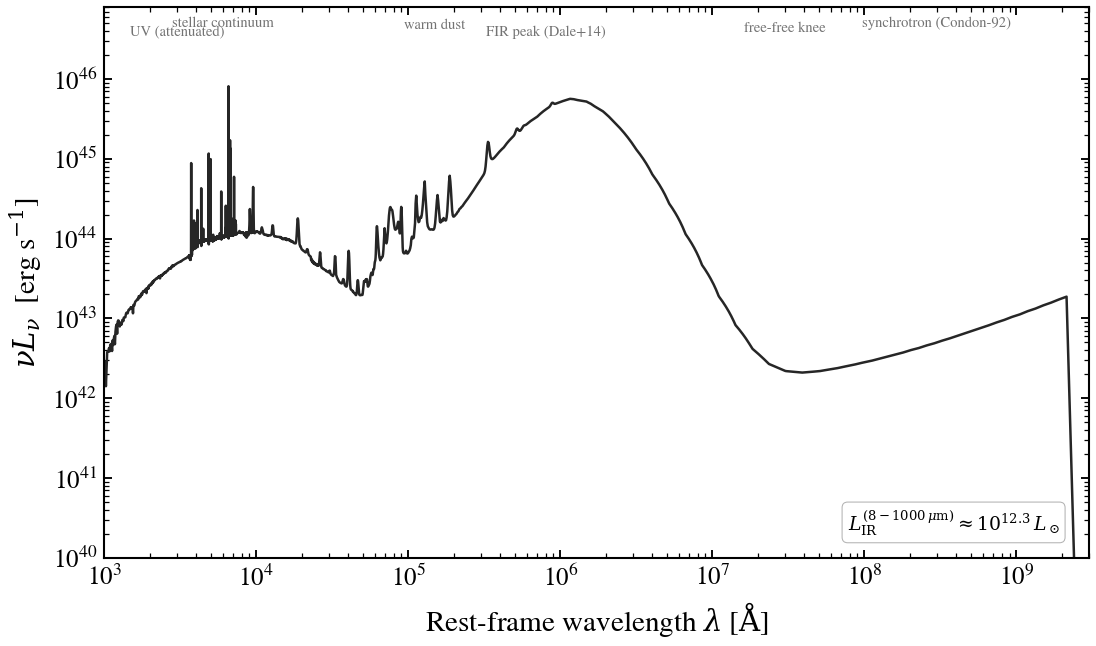

Reproduce this figure in Python.
"""
Arp 220 analog: panchromatic SED of a heavily obscured ULIRG
==============================================================

An archetype obscured starburst built up from the tengri component
toolkit: a 100 Myr ongoing burst with ``τ_diff = 2 mag`` of diffuse
dust and a 1 mag birth-cloud opacity. The Dale+2014 IR template
re-emits the absorbed UV/optical power into a 60 μm peak; the
Condon-92 radio extends to the GHz with the right FIR–radio ratio;
the SDSS r-band sits ~3 magnitudes below the FIR peak because almost
all the UV/optical has been reprocessed.

Anchor parameters chosen to land at ``L_IR ≈ 10^{12.3} L_sun``,
similar to Arp 220's bolometric output.
"""

import os

os.environ["TF_CPP_MIN_LOG_LEVEL"] = "2"  # suppress XLA/PjRt C++ INFO+WARNING logs

import warnings

import jax
import matplotlib.pyplot as plt
import numpy as np

import tengri
from tengri.analysis.plotting import setup_style

setup_style()
warnings.filterwarnings("ignore", message=".*BakedInBackend.*")

C_AA_PER_S = 2.998e18

model = tengri.SEDModel.build(
    tengri.load_ssp(),
    sfh={"type": "const", "*": tengri.FIXED, "log_sfr": 2.3,  # ~200 Msun/yr
         "start_gyr": 0.1, "end_gyr": 0.0},                   # 100 Myr burst
    dust={"type": "two_component", "*": tengri.FIXED,
          "tau_diff": 2.0, "tau_bc": 1.0,
          "emission": {"type": "dale2014", "*": tengri.FIXED}},
    radio={"type": "condon92", "*": tengri.FIXED},
    redshift=tengri.Fixed(0.018),                # Arp 220 redshift
)
p = dict(model.spec.sample(jax.random.PRNGKey(0)))
out = model.predict_rest_sed(p)
wave = np.asarray(out.wavelength)
nu_l_nu = C_AA_PER_S / wave * np.asarray(out.sed)

fig, ax = plt.subplots(figsize=(7.6, 4.6))
ax.loglog(wave, nu_l_nu, color="0.15", lw=1.2)

# Annotate the bolometric components
for x, name, dy in [
    (3000,   "UV (attenuated)",      0.7),
    (6000,   "stellar continuum",    0.9),
    (1.5e5,  "warm dust",            0.85),
    (8e5,    "FIR peak (Dale+14)",   0.7),
    (3e7,    "free-free knee",       0.8),
    (3e8,    "synchrotron (Condon-92)", 0.9),
]:
    ax.text(x, 5e46 * dy, name, fontsize=7, color="0.45", ha="center")

ax.set(xlim=(1e3, 3e9), ylim=(1e40, 8e46),
       xlabel=r"Rest-frame wavelength $\lambda$ [$\mathrm{\AA}$]",
       ylabel=r"$\nu L_\nu$  [erg s$^{-1}$]")

# L_IR(8-1000 μm) for context
ir = (wave > 8e4) & (wave < 1e7)
nu_ir = C_AA_PER_S / wave[ir]
order = np.argsort(nu_ir)
L_ir = np.trapezoid(np.asarray(out.sed)[ir][order], nu_ir[order])
ax.text(0.97, 0.05,
        rf"$L_{{\rm IR}}^{{(8-1000\,\mu\mathrm{{m}})}} \approx 10^{{{np.log10(L_ir/3.84e33):.1f}}}\,L_\odot$",
        transform=ax.transAxes, ha="right", fontsize=9,
        bbox=dict(boxstyle="round,pad=0.3", fc="white", ec="0.7", lw=0.5))

fig.tight_layout()
plt.savefig("plot_ulirg_arp220_analog.png", dpi=150, bbox_inches="tight")
